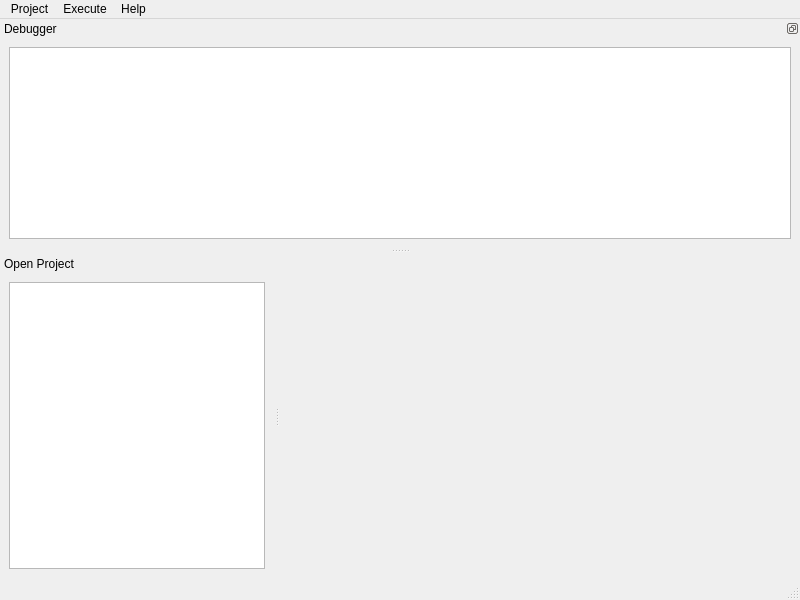
<?xml version="1.0" encoding="UTF-8"?>
<ui version="4.0">
 <class>ProjectMainWindow</class>
 <widget class="QMainWindow" name="ProjectMainWindow">
  <property name="geometry">
   <rect>
    <x>0</x>
    <y>0</y>
    <width>800</width>
    <height>600</height>
   </rect>
  </property>
  <property name="windowTitle">
   <string>efoto - Project Manager</string>
  </property>
  <property name="windowIcon">
   <iconset>
    <normaloff>:/icons/images/WindowIcon.png</normaloff>:/icons/images/WindowIcon.png</iconset>
  </property>
  <widget class="QWidget" name="centralwidget">
   <property name="sizePolicy">
    <sizepolicy hsizetype="Expanding" vsizetype="Expanding">
     <horstretch>0</horstretch>
     <verstretch>0</verstretch>
    </sizepolicy>
   </property>
   <layout class="QGridLayout">
    <item row="0" column="0">
     <layout class="QGridLayout">
      <item row="0" column="0">
       <widget class="QWidget" name="introWidget" native="true">
        <property name="styleSheet">
         <string notr="true">background-image: url(:/icons/images/pattern.png);</string>
        </property>
        <layout class="QHBoxLayout" name="horizontalLayout">
         <item>
          <spacer name="horizontalSpacer">
           <property name="orientation">
            <enum>Qt::Horizontal</enum>
           </property>
           <property name="sizeHint" stdset="0">
            <size>
             <width>40</width>
             <height>20</height>
            </size>
           </property>
          </spacer>
         </item>
         <item>
          <widget class="QLabel" name="label">
           <property name="styleSheet">
            <string notr="true">background-image: url(:/icons/images/none.png);</string>
           </property>
           <property name="text">
            <string/>
           </property>
           <property name="pixmap">
            <pixmap>:/icons/images/logo.png</pixmap>
           </property>
          </widget>
         </item>
         <item>
          <spacer name="horizontalSpacer_2">
           <property name="orientation">
            <enum>Qt::Horizontal</enum>
           </property>
           <property name="sizeHint" stdset="0">
            <size>
             <width>40</width>
             <height>20</height>
            </size>
           </property>
          </spacer>
         </item>
        </layout>
       </widget>
      </item>
     </layout>
    </item>
   </layout>
  </widget>
  <widget class="QMenuBar" name="menubar">
   <property name="geometry">
    <rect>
     <x>0</x>
     <y>0</y>
     <width>800</width>
     <height>23</height>
    </rect>
   </property>
   <widget class="QMenu" name="menuProject">
    <property name="title">
     <string>Project</string>
    </property>
    <addaction name="actionNew"/>
    <addaction name="actionLoad_file"/>
    <addaction name="actionSave_file"/>
    <addaction name="actionSave_project"/>
    <addaction name="actionLoad_project"/>
    <addaction name="actionSave_file_as"/>
    <addaction name="separator"/>
    <addaction name="actionConnect_DB"/>
    <addaction name="actionDisconnect_DB"/>
    <addaction name="separator"/>
    <addaction name="actionImport"/>
    <addaction name="actionExport"/>
    <addaction name="separator"/>
    <addaction name="actionAudit"/>
   </widget>
   <widget class="QMenu" name="menuExecute">
    <property name="title">
     <string>Execute</string>
    </property>
    <addaction name="actionInterior_Orientation"/>
    <addaction name="actionSpatial_resection"/>
    <addaction name="actionExport_Stereo"/>
   </widget>
   <widget class="QMenu" name="menuHelp">
    <property name="title">
     <string>Help</string>
    </property>
    <addaction name="actionAbout"/>
   </widget>
   <addaction name="menuProject"/>
   <addaction name="menuExecute"/>
   <addaction name="menuHelp"/>
  </widget>
  <widget class="QStatusBar" name="statusbar"/>
  <widget class="QDockWidget" name="projectDockWidget">
   <property name="features">
    <set>QDockWidget::DockWidgetMovable</set>
   </property>
   <property name="allowedAreas">
    <set>Qt::LeftDockWidgetArea|Qt::RightDockWidgetArea</set>
   </property>
   <property name="windowTitle">
    <string>Open Project</string>
   </property>
   <attribute name="dockWidgetArea">
    <number>1</number>
   </attribute>
   <widget class="QWidget" name="dockWidgetContents">
    <layout class="QHBoxLayout">
     <item>
      <widget class="QTreeWidget" name="treeWidget">
       <property name="sizePolicy">
        <sizepolicy hsizetype="Preferred" vsizetype="Preferred">
         <horstretch>0</horstretch>
         <verstretch>0</verstretch>
        </sizepolicy>
       </property>
       <attribute name="headerVisible">
        <bool>false</bool>
       </attribute>
       <attribute name="headerVisible">
        <bool>false</bool>
       </attribute>
       <column>
        <property name="text">
         <string>New Project</string>
        </property>
       </column>
      </widget>
     </item>
    </layout>
   </widget>
  </widget>
  <widget class="QDockWidget" name="debuggerDockWidget">
   <property name="features">
    <set>QDockWidget::DockWidgetFloatable|QDockWidget::DockWidgetMovable</set>
   </property>
   <property name="windowTitle">
    <string>Debugger</string>
   </property>
   <attribute name="dockWidgetArea">
    <number>4</number>
   </attribute>
   <widget class="QWidget" name="dockWidgetContents_2">
    <layout class="QGridLayout" name="gridLayout">
     <item row="0" column="0">
      <widget class="QTextEdit" name="debuggerTextEdit"/>
     </item>
    </layout>
   </widget>
  </widget>
  <action name="actionNew">
   <property name="text">
    <string>New</string>
   </property>
  </action>
  <action name="actionSave_file_as">
   <property name="text">
    <string>Save file as</string>
   </property>
  </action>
  <action name="actionConnect_DB">
   <property name="text">
    <string>Connect DB</string>
   </property>
   <property name="visible">
    <bool>false</bool>
   </property>
  </action>
  <action name="actionDisconnect_DB">
   <property name="text">
    <string>Disconnect DB</string>
   </property>
   <property name="visible">
    <bool>false</bool>
   </property>
  </action>
  <action name="actionExport">
   <property name="text">
    <string>Export</string>
   </property>
   <property name="visible">
    <bool>false</bool>
   </property>
  </action>
  <action name="actionImport">
   <property name="text">
    <string>Import</string>
   </property>
   <property name="visible">
    <bool>false</bool>
   </property>
  </action>
  <action name="actionAudit">
   <property name="text">
    <string>Audit</string>
   </property>
  </action>
  <action name="actionHeader">
   <property name="text">
    <string>Header</string>
   </property>
  </action>
  <action name="actionTerrain">
   <property name="text">
    <string>Terrain</string>
   </property>
  </action>
  <action name="actionSensors">
   <property name="text">
    <string>Sensors</string>
   </property>
  </action>
  <action name="actionFlights">
   <property name="text">
    <string>Flights</string>
   </property>
  </action>
  <action name="actionBlocks">
   <property name="text">
    <string>Blocks</string>
   </property>
  </action>
  <action name="actionImages">
   <property name="text">
    <string>Images</string>
   </property>
  </action>
  <action name="actionPoints">
   <property name="text">
    <string>Points</string>
   </property>
  </action>
  <action name="actionInterior_Orientations">
   <property name="text">
    <string>Interior Orientations</string>
   </property>
  </action>
  <action name="actionExterior_Orientations">
   <property name="text">
    <string>Exterior Orientations</string>
   </property>
  </action>
  <action name="actionFeatures">
   <property name="text">
    <string>Features</string>
   </property>
  </action>
  <action name="actionOrthoretifications">
   <property name="text">
    <string>Orthoretifications</string>
   </property>
  </action>
  <action name="actionInterior_Orientation">
   <property name="text">
    <string>Interior Orientation</string>
   </property>
  </action>
  <action name="actionSpatial_resection">
   <property name="text">
    <string>Spatial resection</string>
   </property>
  </action>
  <action name="actionAbout">
   <property name="text">
    <string>About</string>
   </property>
  </action>
  <action name="actionSave_file">
   <property name="text">
    <string>Save file</string>
   </property>
   <property name="visible">
    <bool>true</bool>
   </property>
  </action>
  <action name="actionLoad_file">
   <property name="text">
    <string>Load file</string>
   </property>
   <property name="visible">
    <bool>true</bool>
   </property>
  </action>
  <action name="actionSave_project">
   <property name="text">
    <string>Save project</string>
   </property>
   <property name="visible">
    <bool>false</bool>
   </property>
  </action>
  <action name="actionLoad_project">
   <property name="text">
    <string>Load project</string>
   </property>
   <property name="visible">
    <bool>false</bool>
   </property>
  </action>
  <action name="actionExport_Stereo">
   <property name="text">
    <string>Export Stereo File</string>
   </property>
   <property name="toolTip">
    <string>Export a file to be used on Stereoplotter or DEM File</string>
   </property>
  </action>
 </widget>
 <resources/>
 <connections/>
</ui>
